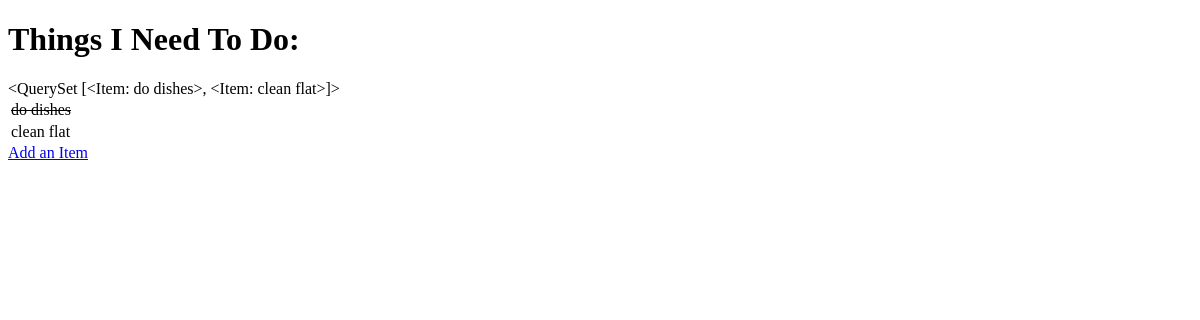
The app's page /, older data.
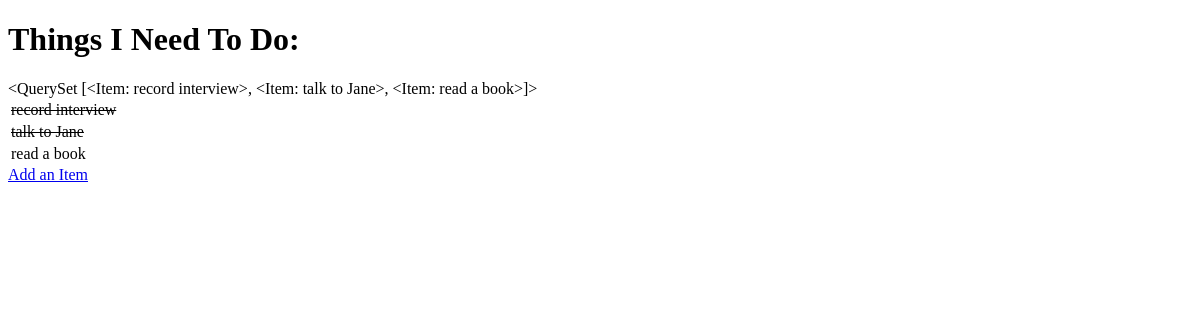
The same page, newer data.
### todo/models.py (models this page shows)
class Item(models.Model):
    name = models.CharField(max_length=50, null=False, blank=False)
    done = models.BooleanField(null=False, blank=False, default=False)
    def __str__(self):
        return self.name

### todo/views.py (the view)
# urls.py: path('', get_todo_list, name='get_todo_list'),
def get_todo_list(request):
    items = Item.objects.all()
    context = {
        'items': items
    }
    return render(request, 'todo/todo_list.html', context)

### todo/templates/todo/todo_list.html (shortened to what this page needs)
<!DOCTYPE html>
<html lang="en">
<head>
</head>
<body>
    <h1>Things I Need To Do:</h1>
    {{ items }}
    <table>
        {% for item in items %}
            <tr>
                {% if item.done %}
                    <td><strike>{{ item.name }}</strike></td>
                {% else %}
                    <td>{{ item.name }}</td>
                {% endif %}
            </tr>
            {% empty %}
                <tr><td>You have nothing to do.</td></tr>
        {% endfor %}
    </table>
    <a href="/add">Add an Item</a>
</body>
</html>

Row changes from the older to the newer data that the page shows:
removed Item: name.name "<QuerySet [<Item: do dishes>, <Item: clean flat>]>", name "do dishes"
removed Item: name "clean flat"
added Item: name.name "<QuerySet [<Item: record interview>, <Item: talk to Jane>, <Item: read a book>]>", name "record interview"
added Item: name "talk to Jane"
added Item: name "read a book"
